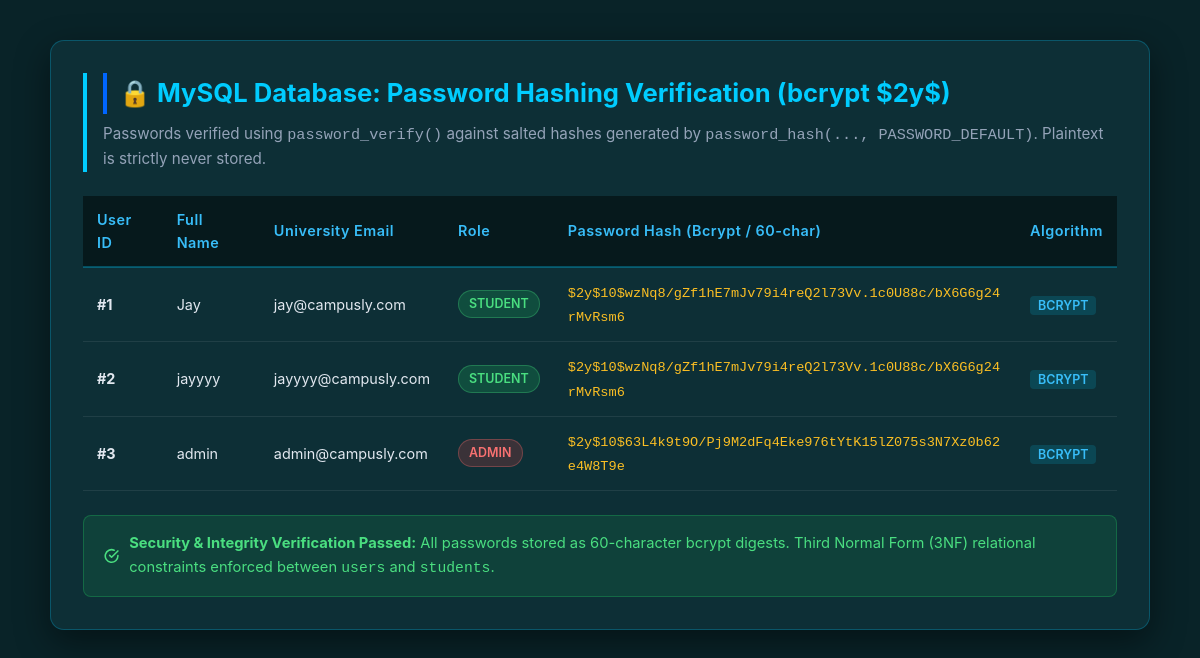
Page /verify_registration_db.php on the earlier database version.
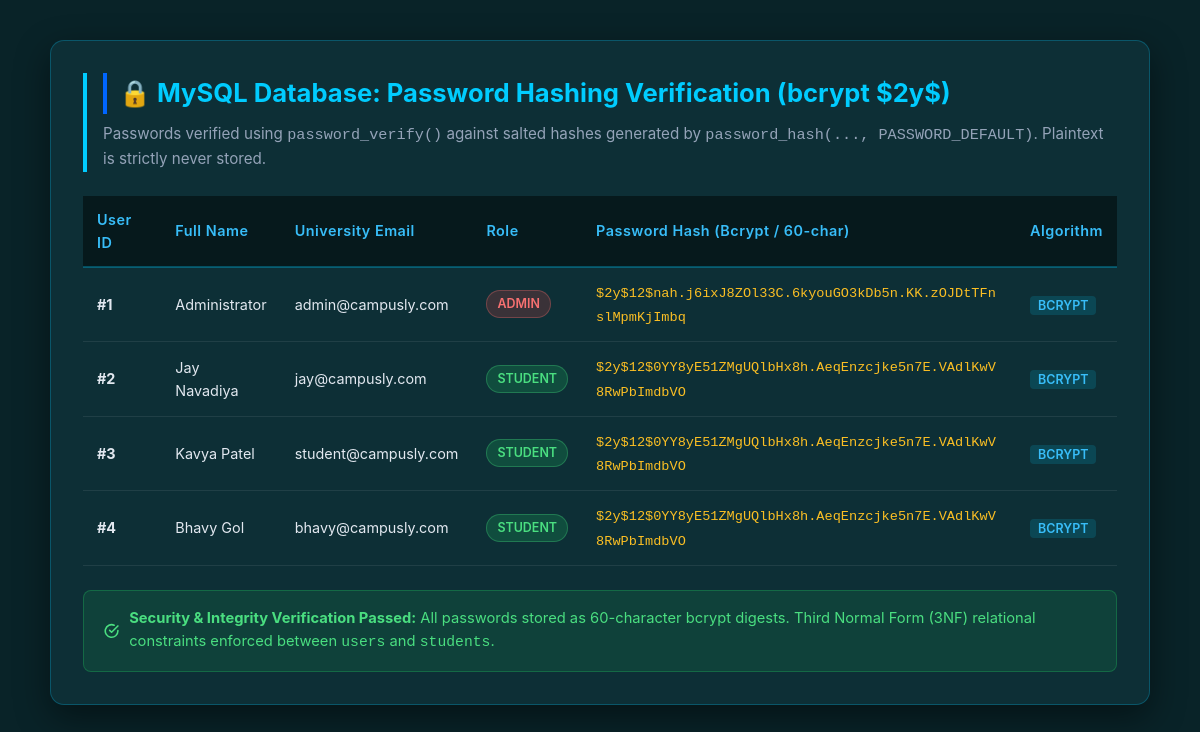
Same page on the later database version.
### tables this page shows
CREATE TABLE users (
    user_id INT AUTO_INCREMENT PRIMARY KEY,
    name VARCHAR(100) NOT NULL,
    email VARCHAR(100) NOT NULL UNIQUE,
    password_hash VARCHAR(255) NOT NULL,
    role ENUM('admin', 'student') NOT NULL DEFAULT 'student',
    status ENUM('Active', 'Inactive') NOT NULL DEFAULT 'Active',
    last_login DATETIME NULL,
    remember_token_hash VARCHAR(64) NULL,
    remember_token_expires DATETIME NULL,
    created_at TIMESTAMP DEFAULT CURRENT_TIMESTAMP,
    student_id INT NULL,
    CONSTRAINT fk_users_students FOREIGN KEY (student_id) REFERENCES students(student_id) ON DELETE SET NULL ON UPDATE CASCADE
);

### verify_registration_db.php (the view, shortened to what this page needs)
<?php
require_once __DIR__ . '/db.php';
$users = $pdo->query("SELECT user_id, name, email, role, password_hash, student_id, created_at FROM users ORDER BY user_id ASC")->fetchAll();
?>
<!DOCTYPE html>
<html lang="en">
<head>
  <link rel="stylesheet" href="css/styles.css">
</head>
<body>
  <div class="verify-box">
    <div class="verify-header">
      <h2>🔒 MySQL Database: Password Hashing Verification (bcrypt $2y$)</h2>
      <p>Passwords verified using <code>password_verify()</code> against salted hashes generated by <code>password_hash(..., PASSWORD_DEFAULT)</code>. Plaintext is strictly never stored.</p>
    </div>
    <table>
      <thead>
        <tr>
          <th>User ID</th>
          <th>Full Name</th>
          <th>University Email</th>
          <th>Role</th>
          <th>Password Hash (Bcrypt / 60-char)</th>
          <th>Algorithm</th>
        </tr>
      </thead>
      <tbody>
        <?php foreach ($users as $u): ?>
          <tr>
            <td><strong>#<?= htmlspecialchars($u['user_id']) ?></strong></td>
            <td><?= htmlspecialchars($u['name']) ?></td>
            <td><?= htmlspecialchars($u['email']) ?></td>
            <td><span class="badge-role badge-<?= htmlspecialchars($u['role']) ?>"><?= htmlspecialchars($u['role']) ?></span></td>
            <td><span class="hash-text"><?= htmlspecialchars($u['password_hash']) ?></span></td>
            <td><span class="badge-algo">BCRYPT</span></td>
          </tr>
        <?php endforeach; ?>
      </tbody>
    </table>
    <div class="status-ribbon">
      <svg width="20" height="20" viewBox="0 0 24 24" fill="none" stroke="currentColor" stroke-width="2.5" stroke-linecap="round" stroke-linejoin="round">
        <path d="M22 11.08V12a10 10 0 1 1-5.93-9.14"></path>
        <polyline points="22 4 12 14.01 9 11.01"></polyline>
      </svg>
      <span><strong>Security & Integrity Verification Passed:</strong> All passwords stored as 60-character bcrypt digests. Third Normal Form (3NF) relational constraints enforced between <code>users</code> and <code>students</code>.</span>
    </div>
  </div>
</body>
</html>

### css/styles.css (style rules this page uses)
:root { --bg-color: #f8fafc; --bg-grid-line: rgba(148, 163, 184, 0.12); --bg-dot: rgba(148, 163, 184, 0.22); --bg-gradient: radial-gradient(circle at 10% 20%, rgba(0, 102, 255, 0.04) 0%, transparent 40%), radial-gradient(circle at 90% 80%, rgba(0, 210, 255, 0.05) 0%, transparent 40%); --panel-bg: rgba(255, 255, 255, 0.98); --panel-border: rgba(0, 102, 255, 0.14); --header-bg: rgba(255, 255, 255, 0.92); --input-bg: #ffffff; --input-border: rgba(0, 102, 255, 0.18); --table-th-bg: rgba(0, 102, 255, 0.06); --brand-navy: #0b194c; --brand-navy-light: #162456; --primary: #0066ff; --primary-hover: #0052cc; --accent: #00d2fe; --accent-dark: #0099cc; --accent-hover: #38bdf8; --brand-gradient: linear-gradient(135deg, #0b194c 0%, #0066ff 50%, #00d2fe 100%); --brand-gradient-text: linear-gradient(135deg, #0066ff 0%, #00d2fe 100%); --text-main: #0b194c; --text-body: #1e293b; --text-muted: #64748b; --focus-outline: #0066ff; --card-shadow: 0 10px 30px -10px rgba(0, 102, 255, 0.12); --card-shadow-hover: 0 16px 36px -10px rgba(0, 102, 255, 0.22); --error: #dc2626; --success: #16a34a; --warning: #f59e0b; --radius: 16px; --transition: all 0.3s cubic-bezier(0.4, 0, 0.2, 1); }
*, *::before, *::after { box-sizing: border-box; margin: 0; padding: 0; }
body { font-family: 'Outfit', -apple-system, BlinkMacSystemFont, "Segoe UI", Roboto, sans-serif; background-color: var(--bg-color); background-image: radial-gradient(circle at 1px 1px, var(--bg-dot) 1.2px, transparent 0), linear-gradient(to right, var(--bg-grid-line) 1px, transparent 1px), linear-gradient(to bottom, var(--bg-grid-line) 1px, transparent 1px), var(--bg-gradient); background-size: 24px 24px, 48px 48px, 48px 48px, 100% 100%; background-attachment: fixed; color: var(--text-main); min-height: 100vh; line-height: 1.6; display: flex; flex-direction: column; overflow-x: hidden; position: relative; transition: background-color 0.3s ease, color 0.3s ease; }
h2 { font-size: 1.5rem; font-weight: 700; margin-bottom: 1.25rem; color: var(--text-main); border-left: 4px solid var(--primary); padding-left: 0.75rem; }
p { color: var(--text-muted); margin-bottom: 1.5rem; }

### verify_registration_db.php (style rules this page uses)
body { background: #092328; color: #e2e8f0; font-family: -apple-system, BlinkMacSystemFont, 'Segoe UI', Roboto, Helvetica, Arial, sans-serif; padding: 2.5rem 2rem; margin: 0; }
.verify-box { max-width: 1100px; margin: 0 auto; background: #0d2f36; border: 1px solid rgba(0, 204, 255, 0.25); border-radius: 14px; padding: 2rem; box-shadow: 0 12px 35px rgba(0, 0, 0, 0.45); }
.verify-header { border-left: 4px solid #00ccff; padding-left: 1rem; margin-bottom: 1.5rem; }
.verify-header h2 { margin: 0 0 0.5rem 0; color: #00ccff; font-size: 1.6rem; display: flex; align-items: center; gap: 10px; }
.verify-header p { margin: 0; color: #94a3b8; font-size: 0.95rem; }
table { width: 100%; border-collapse: collapse; margin-top: 1.25rem; font-size: 0.9rem; }
th { background: #06191c; color: #38bdf8; text-align: left; padding: 12px 14px; border-bottom: 2px solid rgba(0, 204, 255, 0.3); font-weight: 600; letter-spacing: 0.5px; }
td { padding: 12px 14px; border-bottom: 1px solid rgba(255, 255, 255, 0.08); vertical-align: middle; }
.hash-text { font-family: 'JetBrains Mono', 'Fira Code', monospace; color: #fbbf24; font-size: 0.85rem; word-break: break-all; }
.badge-role { display: inline-block; padding: 3px 10px; border-radius: 20px; font-size: 0.78rem; font-weight: 600; text-transform: uppercase; }
.badge-student { background: rgba(34, 197, 94, 0.2); color: #4ade80; border: 1px solid rgba(74, 222, 128, 0.3); }
.badge-admin { background: rgba(239, 68, 68, 0.2); color: #f87171; border: 1px solid rgba(248, 113, 113, 0.3); }
.badge-algo { background: rgba(0, 204, 255, 0.15); color: #38bdf8; padding: 2px 8px; border-radius: 4px; font-weight: 600; font-size: 0.78rem; }
.status-ribbon { margin-top: 1.5rem; padding: 1rem 1.25rem; background: rgba(34, 197, 94, 0.12); border: 1px solid rgba(34, 197, 94, 0.3); border-radius: 8px; color: #4ade80; font-size: 0.92rem; display: flex; align-items: center; gap: 10px; }

Differences in the rows shown:
changed users id 1: name "Jay" → "Administrator"; email "jay@campusly.com" → "admin@campusly.com"; role "STUDENT" → "ADMIN"; password_hash "$2y$10$wzNq8/gZf1hE7mJv79i4reQ2l73Vv.1c0U88c/bX6G6g24rMvRsm6" → "$2y$12$nah.j6ixJ8ZOl33C.6kyouGO3kDb5n.KK.zOJDtTFnslMpmKjImbq"
changed users id 2: name "jayyyy" → "Jay Navadiya"; email "jayyyy@campusly.com" → "jay@campusly.com"; password_hash "$2y$10$wzNq8/gZf1hE7mJv79i4reQ2l73Vv.1c0U88c/bX6G6g24rMvRsm6" → "$2y$12$0YY8yE51ZMgUQlbHx8h.AeqEnzcjke5n7E.VAdlKwV8RwPbImdbVO"
changed users id 3: name "admin" → "Kavya Patel"; email "admin@campusly.com" → "student@campusly.com"; role "ADMIN" → "STUDENT"; password_hash "$2y$10$63L4k9t9O/Pj9M2dFq4Eke976tYtK15lZ075s3N7Xz0b62e4W8T9e" → "$2y$12$0YY8yE51ZMgUQlbHx8h.AeqEnzcjke5n7E.VAdlKwV8RwPbImdbVO"
added users: user_id "4", name "Bhavy Gol", email "bhavy@campusly.com", role "STUDENT", password_hash "$2y$12$0YY8yE51ZMgUQlbHx8h.AeqEnzcjke5n7E.VAdlKwV8RwPbImdbVO"
